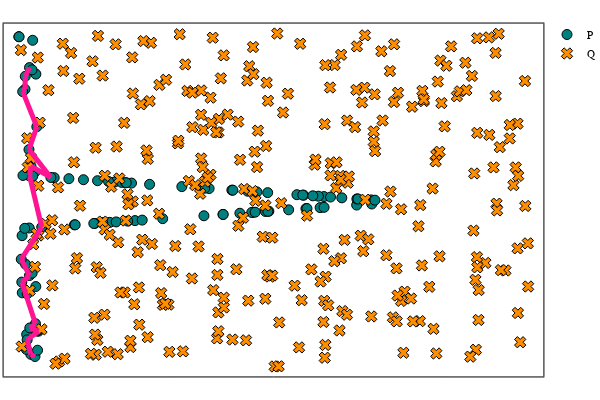

This figure's notebook cell:
### Code cell
# plot selected cycle extension
plot_cycle_square_torus(P_2d, Q_2d, cycle = cycle_W_PQ)

### Figure 1 — Plotly figure (JSON) as saved in the notebook; plotly's stock layout.template omitted (floating-point values rounded to 4 significant figures; data arrays with more than 128 entries replaced by an {"elided": "..."} marker saying what was removed)
{"data": [{"colorbar": {"title": ""}, "legendgroup": "P", "marker": {"color": "rgba(0, 129, 129, 1.000)", "line": {"color": "rgba(0, 0, 0, 1.000)", "width": 1}, "size": 10, "symbol": "circle"}, "mode": "markers", "name": "P", "showlegend": true, "type": "scatter", "x": [0.08318, 0.1381, 1.78, 0.04963, 0.1041, 0.139, 3.088, 0.2174, 0.08658, 0.1545, 0.04746, 0.2064, 0.1097, 0.238, 1.044, 2.891, 0.6925, 0.2126, 0.1326, 0.1703, 0.05501, 0.09112, 0.2291, 0.03731, 0.2499, 0.1778, 3.074, 0.2304, 0.1001, 0.1425, 1.439, 0.2164, 0.1101, 3.332, 0.1712, 0.04405, 0.1572, 0.2055, 0.007793, 0.009939, 2.248, 2.523, 1.348, 0.1351, 0.08021, 2.016, 3.72, 2.828, 3.767, 3.987, 3.517, 2.288, 3.046, 3.848, 0.6239, 0.2895, 1.129, 0.1396, 2.632, 1.206, 4.348, 0.4432, 2.877, 2.525, 0.9448, 4.17, 0.05817, 1.19, 3.075, 1.042, 1.528, 4.356, 2.352, 0.1782, 3.545, 2.298, 0.7015, 2.645, 3.558, 2.941, 1.396, 3.698, 0.931, 0.4021, 4.395, 1.618, 3.434, 4.173, 2.731, 0.8037, 1.275, 1.113, 3.506, 3.63, 1.324, 0.9771, 2.919, 1.331, 3.768, 4.186], "xaxis": "x1", "y": [5.242, 1.771, 2.83, 1.448, 0.6731, 5.646, 2.969, 5.525, 5.483, 0.3019, 2.513, 0.2606, 0.5714, 0.3788, 2.752, 2.948, 2.715, 0.8725, 4.118, 5.605, 5.199, 1.98, 4.545, 2.074, 0.7335, 6.155, 3.315, 0.7349, 0.3942, 0.7935, 2.794, 1.565, 1.43, 2.995, 1.814, 1.648, 3.807, 3.699, 6.222, 6.222, 3.403, 2.909, 2.785, 2.656, 2.65, 3.428, 3.036, 3.342, 3.242, 3.219, 3.268, 2.884, 2.965, 3.233, 3.575, 2.672, 2.761, 3.627, 3.362, 2.77, 3.18, 3.595, 2.947, 2.909, 2.742, 3.084, 3.635, 3.515, 2.968, 2.752, 2.804, 3.104, 3.392, 3.623, 3.018, 3.398, 2.716, 3.361, 3.019, 3.33, 3.494, 3.249, 2.74, 3.599, 3.175, 3.47, 3.277, 3.199, 2.931, 3.556, 3.506, 3.524, 3.27, 3.256, 3.501, 3.538, 2.951, 3.5, 3.041, 3.197], "yaxis": "y1", "zmax": null, "zmin": null}, {"colorbar": {"title": ""}, "legendgroup": "Q", "marker": {"color": "rgba(255, 141, 0, 1.000)", "line": {"color": "rgba(0, 0, 0, 1.000)", "width": 1}, "size": 10, "symbol": "x"}, "mode": "markers", "name": "Q", "showlegend": true, "type": "scatter", "x": {"elided": "300 float values"}, "xaxis": "x1", "y": {"elided": "300 float values"}, "yaxis": "y1", "zmax": null, "zmin": null}, {"colorbar": {"title": ""}, "legendgroup": "", "line": {"color": "rgba(255, 20, 147, 1.000)", "dash": "solid", "shape": "linear", "width": 5}, "mode": "lines", "name": "", "showlegend": false, "type": "scatter", "x": [0.1572, 0.4021], "xaxis": "x1", "y": [3.807, 3.599], "yaxis": "y1", "zmax": null, "zmin": null}, {"colorbar": {"title": ""}, "legendgroup": "", "line": {"color": "rgba(255, 20, 147, 1.000)", "dash": "solid", "shape": "linear", "width": 5}, "mode": "lines", "name": "", "showlegend": false, "type": "scatter", "x": [0.1381, 0.04405], "xaxis": "x1", "y": [1.771, 1.648], "yaxis": "y1", "zmax": null, "zmin": null}, {"colorbar": {"title": ""}, "legendgroup": "", "line": {"color": "rgba(255, 20, 147, 1.000)", "dash": "solid", "shape": "linear", "width": 5}, "mode": "lines", "name": "", "showlegend": false, "type": "scatter", "x": [0.1326, 0.4021], "xaxis": "x1", "y": [4.118, 3.599], "yaxis": "y1", "zmax": null, "zmin": null}, {"colorbar": {"title": ""}, "legendgroup": "", "line": {"color": "rgba(255, 20, 147, 1.000)", "dash": "solid", "shape": "linear", "width": 5}, "mode": "lines", "name": "", "showlegend": false, "type": "scatter", "x": [0.2499, 0.1425], "xaxis": "x1", "y": [0.7335, 0.7935], "yaxis": "y1", "zmax": null, "zmin": null}, {"colorbar": {"title": ""}, "legendgroup": "", "line": {"color": "rgba(255, 20, 147, 1.000)", "dash": "solid", "shape": "linear", "width": 5}, "mode": "lines", "name": "", "showlegend": false, "type": "scatter", "x": [0.2126, 0.1425], "xaxis": "x1", "y": [0.8725, 0.7935], "yaxis": "y1", "zmax": null, "zmin": null}, {"colorbar": {"title": ""}, "legendgroup": "", "line": {"color": "rgba(255, 20, 147, 1.000)", "dash": "solid", "shape": "linear", "width": 5}, "mode": "lines", "name": "", "showlegend": false, "type": "scatter", "x": [0.08318, 0.05501], "xaxis": "x1", "y": [5.242, 5.199], "yaxis": "y1", "zmax": null, "zmin": null}, {"colorbar": {"title": ""}, "legendgroup": "", "line": {"color": "rgba(255, 20, 147, 1.000)", "dash": "solid", "shape": "linear", "width": 5}, "mode": "lines", "name": "", "showlegend": false, "type": "scatter", "x": [0.1545, 0.2064], "xaxis": "x1", "y": [0.3019, 0.2606], "yaxis": "y1", "zmax": null, "zmin": null}, {"colorbar": {"title": ""}, "legendgroup": "", "line": {"color": "rgba(255, 20, 147, 1.000)", "dash": "solid", "shape": "linear", "width": 5}, "mode": "lines", "name": "", "showlegend": false, "type": "scatter", "x": [0.08318, 0.08658], "xaxis": "x1", "y": [5.242, 5.483], "yaxis": "y1", "zmax": null, "zmin": null}, {"colorbar": {"title": ""}, "legendgroup": "", "line": {"color": "rgba(255, 20, 147, 1.000)", "dash": "solid", "shape": "linear", "width": 5}, "mode": "lines", "name": "", "showlegend": false, "type": "scatter", "x": [0.139, 0.08658], "xaxis": "x1", "y": [5.646, 5.483], "yaxis": "y1", "zmax": null, "zmin": null}, {"colorbar": {"title": ""}, "legendgroup": "", "line": {"color": "rgba(255, 20, 147, 1.000)", "dash": "solid", "shape": "linear", "width": 5}, "mode": "lines", "name": "", "showlegend": false, "type": "scatter", "x": [0.1572, 0.1396], "xaxis": "x1", "y": [3.807, 3.627], "yaxis": "y1", "zmax": null, "zmin": null}, {"colorbar": {"title": ""}, "legendgroup": "", "line": {"color": "rgba(255, 20, 147, 1.000)", "dash": "solid", "shape": "linear", "width": 5}, "mode": "lines", "name": "", "showlegend": false, "type": "scatter", "x": [0.1381, 0.03731], "xaxis": "x1", "y": [1.771, 2.074], "yaxis": "y1", "zmax": null, "zmin": null}, {"colorbar": {"title": ""}, "legendgroup": "", "line": {"color": "rgba(255, 20, 147, 1.000)", "dash": "solid", "shape": "linear", "width": 5}, "mode": "lines", "name": "", "showlegend": false, "type": "scatter", "x": [0.05501, 0.2291], "xaxis": "x1", "y": [5.199, 4.545], "yaxis": "y1", "zmax": null, "zmin": null}, {"colorbar": {"title": ""}, "legendgroup": "", "line": {"color": "rgba(255, 20, 147, 1.000)", "dash": "solid", "shape": "linear", "width": 5}, "mode": "lines", "name": "", "showlegend": false, "type": "scatter", "x": [0.1545, 0.1097], "xaxis": "x1", "y": [0.3019, 0.5714], "yaxis": "y1", "zmax": null, "zmin": null}, {"colorbar": {"title": ""}, "legendgroup": "", "line": {"color": "rgba(255, 20, 147, 1.000)", "dash": "solid", "shape": "linear", "width": 5}, "mode": "lines", "name": "", "showlegend": false, "type": "scatter", "x": [0.1326, 0.2291], "xaxis": "x1", "y": [4.118, 4.545], "yaxis": "y1", "zmax": null, "zmin": null}, {"colorbar": {"title": ""}, "legendgroup": "", "line": {"color": "rgba(255, 20, 147, 1.000)", "dash": "solid", "shape": "linear", "width": 5}, "mode": "lines", "name": "", "showlegend": false, "type": "scatter", "x": [0.03731, 0.2895], "xaxis": "x1", "y": [2.074, 2.672], "yaxis": "y1", "zmax": null, "zmin": null}, {"colorbar": {"title": ""}, "legendgroup": "", "line": {"color": "rgba(255, 20, 147, 1.000)", "dash": "solid", "shape": "linear", "width": 5}, "mode": "lines", "name": "", "showlegend": false, "type": "scatter", "x": [0.1097, 0.2499], "xaxis": "x1", "y": [0.5714, 0.7335], "yaxis": "y1", "zmax": null, "zmin": null}, {"colorbar": {"title": ""}, "legendgroup": "", "line": {"color": "rgba(255, 20, 147, 1.000)", "dash": "solid", "shape": "linear", "width": 5}, "mode": "lines", "name": "", "showlegend": false, "type": "scatter", "x": [0.2126, 0.04405], "xaxis": "x1", "y": [0.8725, 1.648], "yaxis": "y1", "zmax": null, "zmin": null}, {"colorbar": {"title": ""}, "legendgroup": "", "line": {"color": "rgba(255, 20, 147, 1.000)", "dash": "solid", "shape": "linear", "width": 5}, "mode": "lines", "name": "", "showlegend": false, "type": "scatter", "x": [0.2895, 0.1396], "xaxis": "x1", "y": [2.672, 3.627], "yaxis": "y1", "zmax": null, "zmin": null}], "layout": {"annotations": [], "height": 400, "legend": {"bgcolor": "rgba(255, 255, 255, 1.000)", "bordercolor": "rgba(0, 0, 0, 1.000)", "font": {"color": "rgba(0, 0, 0, 1.000)", "family": "sans-serif", "size": 11}, "tracegroupgap": 0, "x": 1, "y": 1}, "margin": {"b": 20, "l": 0, "r": 0, "t": 20}, "paper_bgcolor": "rgba(255, 255, 255, 1.000)", "plot_bgcolor": "rgba(255, 255, 255, 1.000)", "showlegend": true, "width": 600, "xaxis": {"anchor": "y1", "domain": [0.006562, 0.9934], "gridcolor": "rgba(0, 0, 0, 0.100)", "gridwidth": 0.5, "linecolor": "rgba(0, 0, 0, 1.000)", "mirror": true, "range": [-0.1805, 6.471], "showgrid": true, "showline": true, "showticklabels": true, "tickangle": 0, "tickcolor": "rgb(0, 0, 0)", "tickfont": {"color": "rgba(0, 0, 0, 1.000)", "family": "sans-serif", "size": 11}, "tickmode": "array", "ticks": "inside", "ticktext": [], "tickvals": [], "title": "", "titlefont": {"color": "rgba(0, 0, 0, 1.000)", "family": "sans-serif", "size": 15}, "type": "-", "visible": true, "zeroline": false, "zerolinecolor": "rgba(0, 0, 0, 1.000)"}, "yaxis": {"anchor": "x1", "domain": [0.009843, 0.9902], "gridcolor": "rgba(0, 0, 0, 0.100)", "gridwidth": 0.5, "linecolor": "rgba(0, 0, 0, 1.000)", "mirror": true, "range": [-0.1107, 6.467], "showgrid": true, "showline": true, "showticklabels": true, "tickangle": 0, "tickcolor": "rgb(0, 0, 0)", "tickfont": {"color": "rgba(0, 0, 0, 1.000)", "family": "sans-serif", "size": 11}, "tickmode": "array", "ticks": "inside", "ticktext": [], "tickvals": [], "title": "", "titlefont": {"color": "rgba(0, 0, 0, 1.000)", "family": "sans-serif", "size": 15}, "type": "-", "visible": true, "zeroline": false, "zerolinecolor": "rgba(0, 0, 0, 1.000)"}}}
